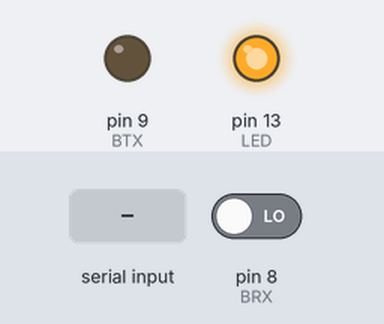
Recording of a sketch running on a simulated Arduino Uno, built with avr-gcc and run on an emulated ATmega328P. Parts: output pins drawn as LEDs (lit = HIGH). Dashed ring = blinking. Inputs (shaded band) come from the test bench; at power-on: pin 8 (BRX) LOW. What the sketch prints to the serial monitor is not drawn.

Above: at 1.2 s.
1.3 s: "1\n" received over Serial
At 5.77 s:
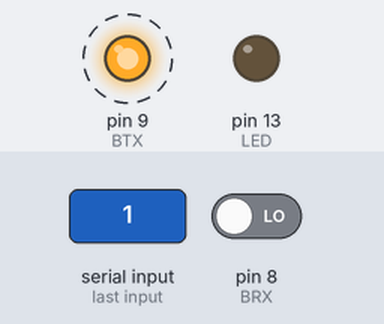
At 7.6 s:
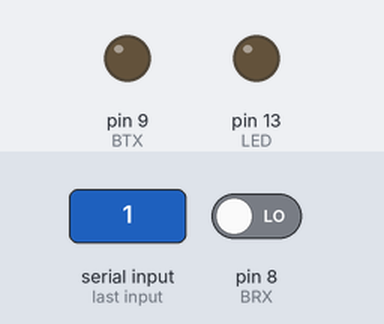
Timing chart, 0 to 9.1 s (numbered marks = the images above; inputs shaded):
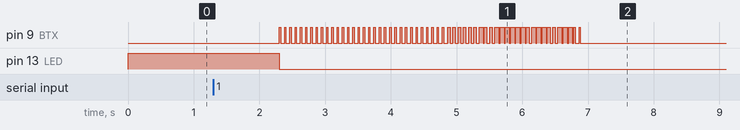

The sketch:

automaton.ino
```cpp
/*** 4-ticks transmission frames
* carrier : 1000
* zero: 1100
* one: 1110
*/

#define LED 13
#define BTX 9
#define BRX 8
#define CARRIER 2
#define ERROR -1

int sleepms = 20;
byte bytebits[8];
byte bytesbuf[256];
byte hexled[] = {
  0b01111110,
  0b00010010,
  0b10111100,
  0b10110110,
  0b11010010,
  0b11100110,
  0b11101110,
  0b00110010,
  0b11111110,
  0b11110110,
  0b11111010,
  0b11001110,
  0b01101100,
  0b10011110,
  0b11101100,
  0b11101000
};

void setup() {
	pinMode(LED, OUTPUT);
	pinMode(BTX, OUTPUT);
	pinMode(BRX, INPUT);
	Serial.begin(9600);
}

int bytebitsGet() {
	int value=0;
	int power=1;
	int i=0;
	while (i<8) {
		if (bytebits[i++])
			value = value + power;
		power = power * 2;
	}
	return value;
}

void bytebitsSet(int value) {
	int i=0;
	while (i<8) {
		if (value & 1)
			bytebits[i++] = 1;
		else
			bytebits[i++] = 0;
		value = value >> 1;
	}
}

void bytesbufHexled() {
	byte high= bytesbuf[1] / 16;
	byte low = bytesbuf[1] % 16;
	bytesbuf[0] = 2;
	bytesbuf[1] = hexled[high];
	bytesbuf[2] = ((hexled[low] & 0x0f) << 4 ) | ((hexled[low] & 0xf0) >> 4 );
}

int readFrame(int cyclecount0, int cyclecount1)
{
	if (cyclecount0 < cyclecount1) {
		if (cyclecount1 < 2 * cyclecount0)
			return 0; // c0 < c1 < 2.c0 : 1100
		return 1; // 2.c0 < c1 : 1110
	} else {
		if (cyclecount0 < 2 * cyclecount1)
			return 0; // c1 < c0 < 2.c1 : 1100
		return CARRIER; // 2.c1 < c0 : 1000
	}
	return ERROR; // never reach
}

int getFrame(int pin)
{
	int cyclecount1=0;
	int cyclecount0=0;
	while (digitalRead(pin) == HIGH) {
		cyclecount1 = cyclecount1 + 1;
	}
	while (digitalRead(pin) == LOW) {
		cyclecount0 = cyclecount0 + 1;
	}
	return readFrame(cyclecount0, cyclecount1);
}

void sendBytebits()
{
	int i=8;
	while (i) {
		if (bytebits[--i])
			send1(BTX, sleepms);
		else
			send0(BTX, sleepms);
	}
}

void sendCarrier(int pin, int sleepms)
{
	digitalWrite(pin, HIGH);
	delay(sleepms);
	digitalWrite(pin, LOW);
	delay(3 * sleepms);
}

void send0(int pin, int sleepms)
{
	digitalWrite(pin, HIGH);
	delay(2 * sleepms);
	digitalWrite(pin, LOW);
	delay(2 * sleepms);
}

void send1(int pin, int sleepms)
{
	digitalWrite(pin, HIGH);
	delay(3 * sleepms);
	digitalWrite(pin, LOW);
	delay(sleepms);
}

void loop() {
	int frame,i;
	digitalWrite(LED, HIGH);
	Serial.println("enter size:");
	while(Serial.available() <= 0);
	bytesbuf[0]=Serial.parseInt();
	i=0;
	while(i<bytesbuf[0]) {
		while(Serial.available() <= 0);
		bytesbuf[++i]=Serial.parseInt();
	}
	if (bytesbuf[0] == 1) {
		bytesbufHexled();
	}
	digitalWrite(LED, LOW);
	digitalWrite(BTX, LOW);
	for(i=0; i<32; i++) {
		sendCarrier(BTX, sleepms);
	}
	for(i=0; i<=bytesbuf[0]; i++) {
		bytebitsSet(bytesbuf[i]);
		sendBytebits();
	}
	sendCarrier(BTX, sleepms);
	sendCarrier(BTX, sleepms);
	i=8;
	while (i) {
		while((frame = getFrame(BRX)) == CARRIER) {
			i=8;
		}
		bytebits[--i] = frame;
	}
	Serial.print("byte read: ");
	Serial.println(bytebitsGet());
}
```

Measured:
- after the input at 1.3 s, pin 9 (BTX): alternates HIGH for 0.02 s and LOW for 0.06 s, 116 changes in all, then stays LOW, starting after 1.0 s; pin 13 (LED): HIGH → LOW after 1.0 s
